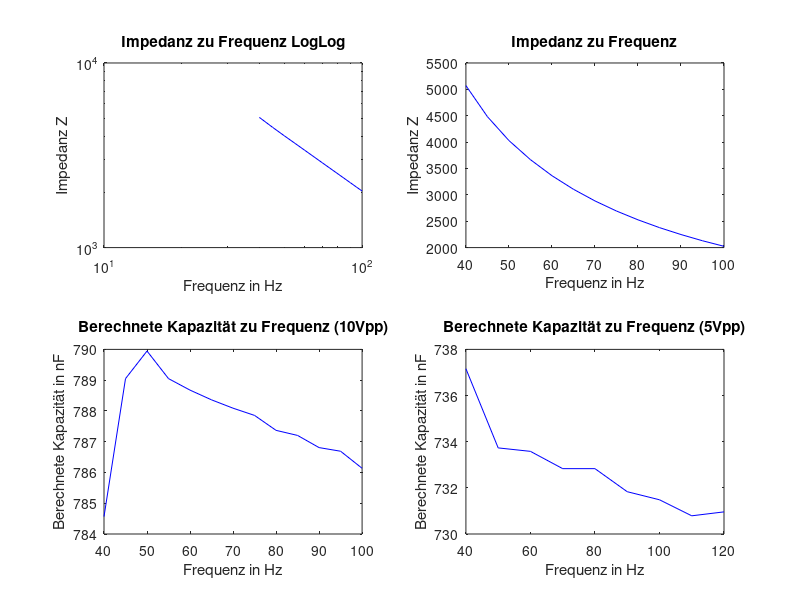

Write the MATLAB code that produced this figure.
%% Matlab Code zum Labor XX
%% Den Workspace leeren und alle Fenster schliessen
clear
close all
%% Verwendete Komponenten

%% Konstanten des Versuches
upp = 10;
C = 670 * 1e-9;

%% Messwerte zum Eintragen
freq = [40:5:100];
freq2 = [40:10:120];
uv = [7.10 7.10 7.10 7.10 7.10 7.10 7.10 7.10 7.10 7.10 7.10 7.10 7.10];
ia = [1.40 1.584 1.762 1.936 2.111 2.286 2.461 2.636 2.810 2.985 3.159 3.334 3.507] * 1e-3;
uv2 = [3.53 3.54 3.54 3.54 3.54 3.54 3.54 3.54 3.54];
ia2 = [0.654 0.816 0.979 1.141 1.304 1.465  1.627 1.788 1.951] * 1e-3;

%% Berechnungen
u_h = uv .* sqrt(2);
i_h = ia .* sqrt(2);
omega = 2 * pi() .*freq;
xc = 1 ./ (omega .* C);
impedanz = u_h ./ i_h;
c_berechnet =  (1 ./ (omega.* impedanz)) * 1e9;
impedanz2 = uv2 ./ ia2;
omega2 = 2 .* pi() .* freq2;
c_berechnet2 =  (1 ./ (omega2.* impedanz2)) * 1e9;
%% Abhängigkeiten grafisch Dargestellt ---> Keine Linien in der Grafik
subplot(2,2,1);
loglog(freq, impedanz, '-b');
title("Impedanz zu Frequenz LogLog");
xlabel("Frequenz in Hz");
ylabel("Impedanz Z");
subplot(2,2,2);
plot(freq, impedanz, '-b');
title("Impedanz zu Frequenz");
xlabel("Frequenz in Hz");
ylabel("Impedanz Z");
subplot(2,2,3);
plot(freq, c_berechnet, '-b');
title("Berechnete Kapazität zu Frequenz (10Vpp)");
xlabel("Frequenz in Hz");
ylabel("Berechnete Kapazität in nF");
subplot(2,2,4);
plot(freq2, c_berechnet2, '-b');
title("Berechnete Kapazität zu Frequenz (5Vpp)");
xlabel("Frequenz in Hz");
ylabel("Berechnete Kapazität in nF");